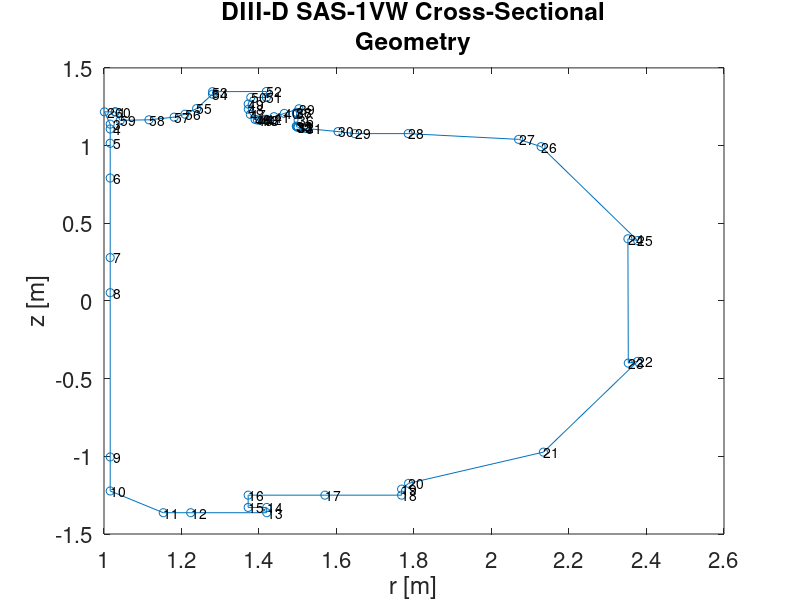

MATLAB code to generate this figure:
close all
solps_geom = dlmread('solps_rz.txt')';

% SAVE ALL SAVED PLOTS FROM THIS SCRIPT TO '../../plots'

% order indices
A = dlmread('solps_rz.txt');
A = A(1:end-1,:);
ind = zeros(118/2,1);
i = 0;
for j = [1:118]
    if rem(j,2) ~= 0
        i=i+1;
        ind(i) = j;
    end
end
ind(end+1) = 118;

r = A(ind,1)/1000;
z = A(ind,2)/1000;

figure(1);
axis equal
plot(r,z);
hold on
scatter(r,z);
a = [1:length(r)]'; b = num2str(a); c = cellstr(b);
dx = 0.001; dy = 0.001; % displacement so the text does not overlay the data points
text(r+dx, z+dy, c);
title({'DIII-D SAS-1VW Cross-Sectional','Geometry'});
xlabel('r [m]')
ylabel('z [m]')
set(gca,'fontsize',16)